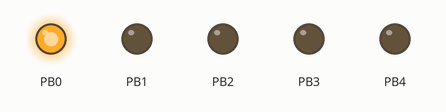
A sketch run on a simulated ATtiny85, built with avr-gcc and run on an emulated ATtiny85. On the bench: output pins drawn as LEDs (lit = HIGH). EEPROM starts erased.

Above: at 0.25 s.
At 0.85 s:
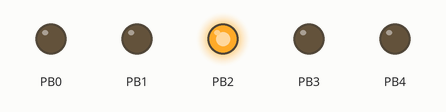
At 1.15 s:
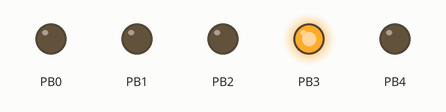
At 2.05 s:
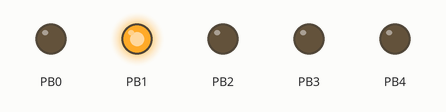
At 2.95 s:
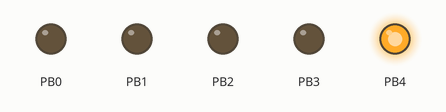
Timing chart, 0 to 3.6 s (numbered marks = the images above):
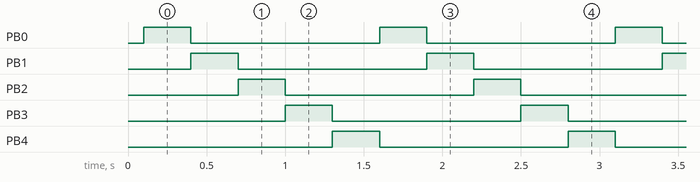

Measured:
- by itself, PB0–4: alternates HIGH for 0.30 s and LOW for 1.2 s
- by itself, everything shown: repeats every 1.5 s, in 5 steps

The sketch:

EEPROM_ATtiny85.ino
```cpp
// Code to check the operation of the internal EEPROM memory of an ATtiny85 microcontroller (by Pléyades IT).

#include <EEPROM.h>

int retardo = 300;
int LED_bar[] = {1, 2, 4, 8, 16};
int position;

void setup()
{
  DDRB = B00011111;             // Digital pin 0 to 4 as output (set 1 = output // set 0 = intput).
  position = EEPROM.read(0);    // EEPROM.read(address);
  delay(100);
}

void loop()
{
  for (int i = position; i <= 4; i++)
  {
    PORTB = LED_bar[i];
    EEPROM.write(0, i);     	// EEPROM.write(address, value);
    delay(retardo);
  }
  position = 0;
}
```
